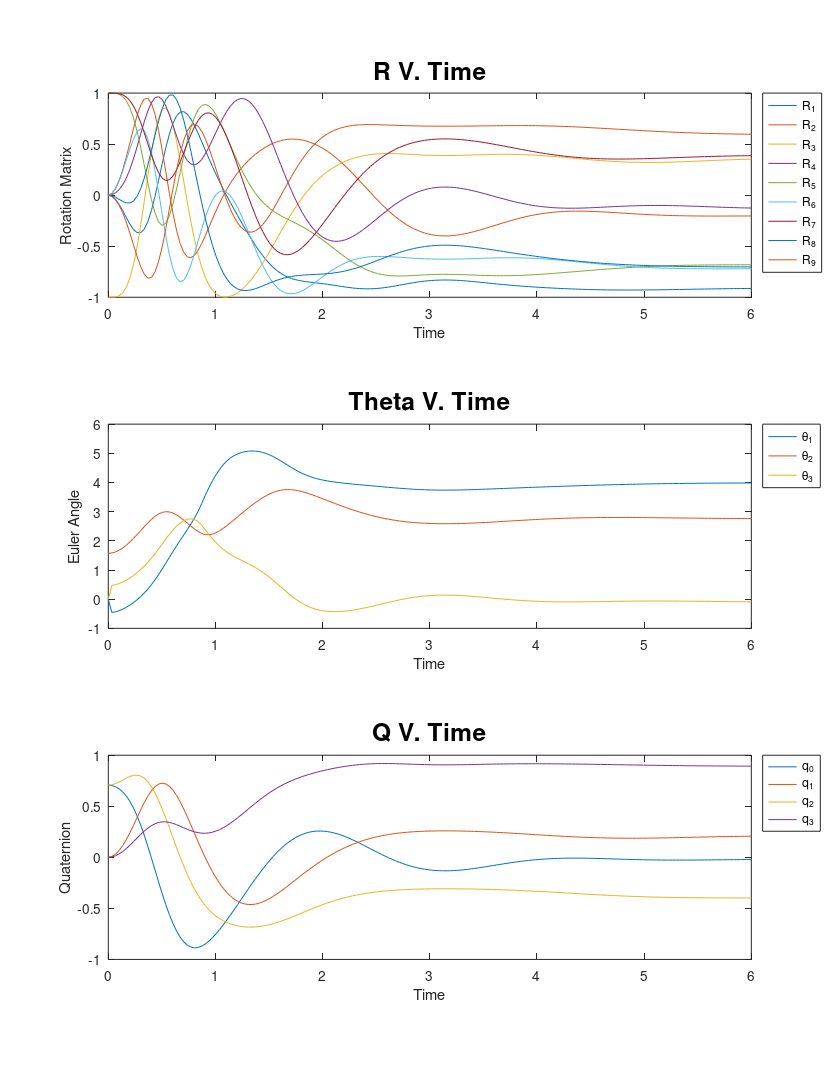
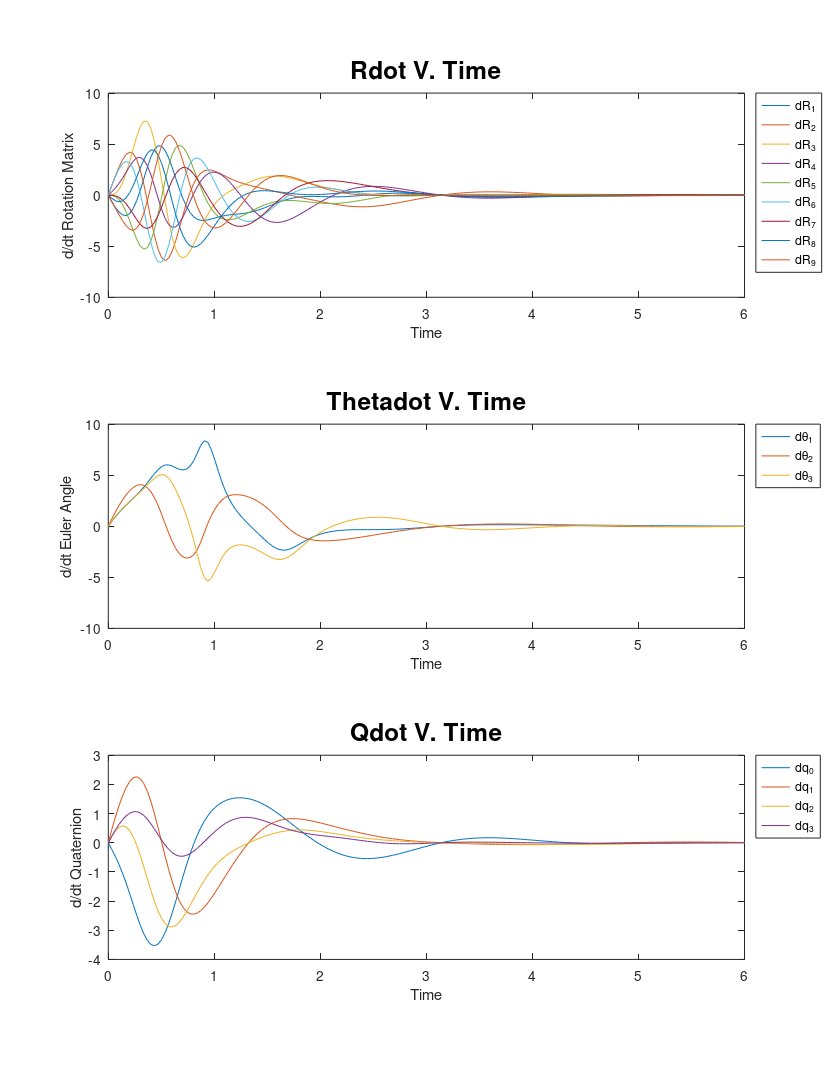
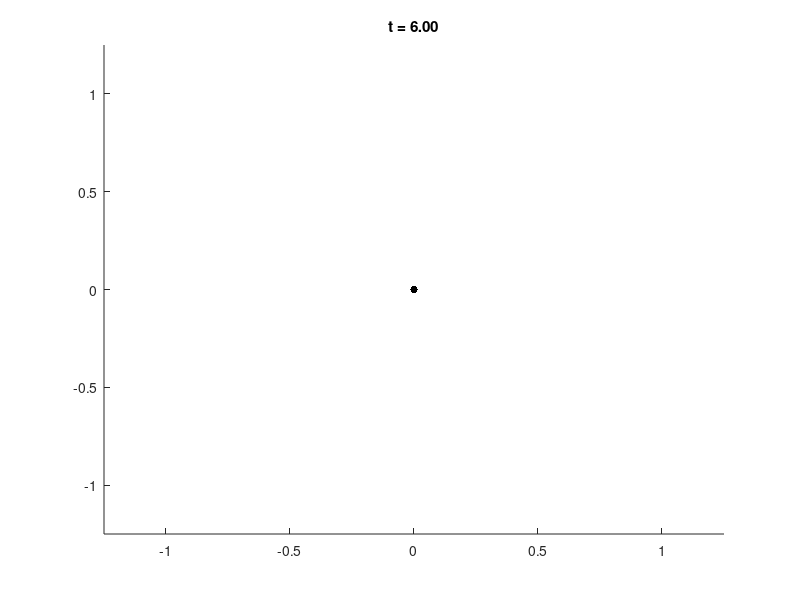

Recreate these plots in MATLAB, in order.
function hw2_prob8

% DEFINE THE TIME INTERVAL
tMax = 6;
tRate = 30;
t = linspace(0,tMax,tMax*tRate);

%DEFINE THE INITIAL CONDITIONS
xH0 = [0;pi/2;0];
R0 = [0 0 1; 0 1 0; -1 0 0];
xQ0 = [1/sqrt(2);0;1/sqrt(2);0];
%Could use Identity matrix
QtoR(xQ0(1),xQ0(2:end))
HtoR(xH0)

% INTEGRATE THE ANGULAR RATE EQUATIONS
[t,xR] = ode45(@fR,t,RtoX(R0));
[t,xH] = ode45(@fH,t,xH0);
[t,xQ] = ode45(@fQ,t,xQ0);

%finalR = xR(end,:)
finalR = reshape(xR(end,:),3,3)
finalH = reshape(xH(end,:),3,1)
finalQqo = xQ(end,1)
finalQq = reshape(xQ(end,2:4),3,1)

finalR = reshape(xR(end,:),3,3)
reshape(QtoR(finalQqo,finalQq),3,3)
reshape(HtoR(finalH),3,3)

% PLOT THE States
figure(3);
clf;
subplot(3,1,1);
plot(t,xR);
title('R V. Time', 'FontSize', 18)
ylabel('Rotation Matrix')
xlabel('Time')
legend('R_1','R_2','R_3','R_4','R_5','R_6','R_7','R_8','R_9','Location','bestoutside')
subplot(3,1,2);
plot(t,xH);
title('Theta V. Time', 'FontSize', 18)
ylabel('Euler Angle')
xlabel('Time')
legend('\theta_1','\theta_2','\theta_3','Location','bestoutside')
subplot(3,1,3);
plot(t,xQ);
title('Q V. Time', 'FontSize', 18)
ylabel('Quaternion')
xlabel('Time')
legend('q_0','q_1','q_2','q_3','Location','bestoutside')
set(gcf,'paperorientation','portrait');
set(gcf,'paperunits','normalized');
set(gcf,'paperposition',[0 0 1 1]);
print(gcf,'-dpdf','figure3.pdf');


% FIND THE RATES
for i=1:length(t)
    rdot(:,i) = RtoX(getRdot(t(i),XtoR(xR(i,:)')));
    thetadot(:,i) = getHdot(t(i),xH(i,:)');
    [q0dot(i),qdot(:,i)] = getQdot(t(i),xQ(i,1),xQ(i,2:4)');
end

% PLOT THE RATES
figure(1);
clf;
subplot(3,1,1);
plot(t,rdot);
title('Rdot V. Time', 'FontSize', 18)
ylabel('d/dt Rotation Matrix')
xlabel('Time')
legend('dR_1','dR_2','dR_3','dR_4','dR_5','dR_6','dR_7','dR_8','dR_9','Location','bestoutside')
subplot(3,1,2);
plot(t,thetadot);
title('Thetadot V. Time', 'FontSize', 18)
ylabel('d/dt Euler Angle')
xlabel('Time')
legend('d\theta_1','d\theta_2','d\theta_3','Location','bestoutside')
subplot(3,1,3);
plot(t,q0dot,t,qdot);
title('Qdot V. Time', 'FontSize', 18)
ylabel('d/dt Quaternion')
xlabel('Time')
legend('dq_0','dq_1','dq_2','dq_3','Location','bestoutside')
set(gcf,'paperorientation','portrait');
set(gcf,'paperunits','normalized');
set(gcf,'paperposition',[0 0 1 1]);
print(gcf,'-dpdf','figure1.pdf');

% CREATE A BOX
[p1,faces,colors] = makebox(0.5,1,0.2);

% SETUP THE PLOT 
figure(2);
clf;
axis(1.25*[-1 1 -1 1 -1 1]);
%axis equal;
hold on;
plot3(0,0,0,'k.','markersize',16);
hBox = patch('Vertices',p1','Faces',faces,...
          'CData',colors,'FaceColor','flat');
hTitle = title(sprintf('t = %4.2f',0));
lighting flat
light('Position',[0 -2 -1])
light('Position',[0 -2 1])

% ANIMATE THE RESULTS
x = xR;
firsttime = 1;
i = 1;
dt = max(t)/(length(t)-1);
tic;
while (i<length(t))
    if (toc > dt)
        tic;
        i = i+1;
        R = XtoR(x(i,:));
        p0 = R*p1;
        set(hBox,'Vertices',p0');
        set(hTitle,'string',sprintf('t = %4.2f',t(i)));
        
        if (firsttime)
            firsttime=0;
            pause(0.5);
        end
        drawnow;
    end
end

function R=HtoR(H)
% CODE TO CONVERT FROM XYZ EULER ANGLES TO A ROTATION MATRIX
theta1 = H(1);
theta2 = H(2);
theta3 = H(3);

R11 = cos(theta2)*cos(theta3);
R12 = -cos(theta2)*sin(theta3);
R13 = sin(theta2);

R21 = sin(theta1)*sin(theta2)*cos(theta3)+cos(theta1)*sin(theta3);
R22 = -sin(theta1)*sin(theta2)*sin(theta3)+cos(theta1)*cos(theta3);
R23 = -sin(theta1)*cos(theta2);

R31 = -cos(theta1)*sin(theta2)*cos(theta3)+sin(theta1)*sin(theta3);
R32 = cos(theta1)*sin(theta2)*sin(theta3)+sin(theta1)*cos(theta3);
R33 = cos(theta1)*cos(theta2);

R=[R11 R12 R13; R21 R22 R23; R31 R32 R33];


function R=QtoR(q0,q)
% CODE TO CONVERT FROM A QUATERNION TO A ROTATION MATRIX
qhat = [0 -q(3) q(2); q(3) 0 -q(1); -q(2) q(1) 0];

R = ((q0^2)-q'*q)*eye(3)+2*q*q'+2*q0*qhat;


function [q0dot, qdot] = getQdot(t,q0,q)
% CODE TO COMPUTE Qdot = (q0dot,qdot)
omega = 10*exp(-t)*[sin(t);sin(2*t);sin(3*t)];
omegahat = [0 -omega(3) omega(2); omega(3) 0 -omega(1); -omega(2) omega(1) 0];
       
q0dot = -0.5*omega'*q;
qdot = 0.5*((omega*q0)-(omegahat*q));


function thetadot = getHdot(t,theta)
% CODE TO COMPUTE Thetadot
theta2 = theta(2);
theta3 = theta(3);
omega = 10*exp(-t)*[sin(t);sin(2*t);sin(3*t)];

B=[(cos(theta3)/cos(theta2)) (-sin(theta3)/cos(theta2)) 0;...
    (sin(theta3)) (cos(theta3)) 0;...
    (-tan(theta2)*cos(theta3)) (tan(theta2)*sin(theta3)) 1];

thetadot = B*omega;

function Rdot = getRdot(t,R)
% CODE TO COMPUTE Rdot
omega = 10*exp(-t)*[sin(t);sin(2*t);sin(3*t)];
omegahat = [0 -omega(3) omega(2); omega(3) 0 -omega(1); -omega(2) omega(1) 0];

Rdot = R*omegahat;


function xdot = fQ(t,x)
q0 = x(1,1);
q = x(2:4,1);
[q0dot, qdot] = getQdot(t,q0,q);
xdot = [q0dot; qdot];

function xdot = fH(t,x)
xdot = getHdot(t,x);

function xdot = fR(t,x)
R = XtoR(x);
xdot = RtoX(getRdot(t,R));

function X = RtoX(R)
X = reshape(R,9,1);

function R = XtoR(X)
R = reshape(X,3,3);

function [verts,faces,colors] = makebox(x,y,z)
verts = [0 x x 0 0 x x 0; 0 0 0 0 y y y y; 0 0 z z 0 0 z z];
faces = [1 2 3 4; 2 6 7 3; 6 5 8 7; 5 1 4 8; 4 3 7 8; 5 6 2 1];
colors(:,:,1) = 1*ones(1,size(faces,1));
colors(:,:,2) = 1*ones(1,size(faces,1));
colors(:,:,3) = 0*ones(1,size(faces,1));
colors(1,5,1) = 1;
colors(1,5,2) = 0;
colors(1,5,3) = 0;